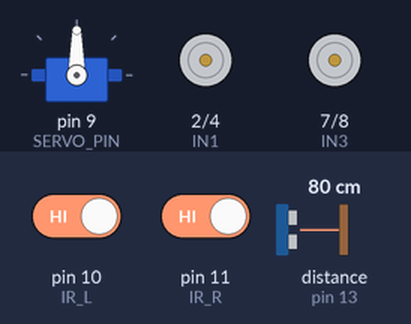
The sketch below on a simulated Arduino Uno, built with avr-gcc and run on an emulated ATmega328P. Parts: servo, motor-driver pin pairs drawn as motors (green arrow = first pin HIGH = forward, orange = second pin HIGH = backward, longer = more drive, scaled by the enable pin). Wiring (inferred from the names in the program): ultrasonic range finder: trigger pin 12; echo pin 13. The inputs (shaded band) are chosen by the test bench; at power-on: distance to the obstacle (sensor on pin 13) 80 cm, pin 10 (IR_L) HIGH, pin 11 (IR_R) HIGH. The echo pulse lasts 58.3 µs per cm; what the sketch prints to the serial monitor is not drawn.

Above: at 0.1 s.
3.0 s: distance to the obstacle (sensor on pin 13) set to 2 cm
At 3.8 s:
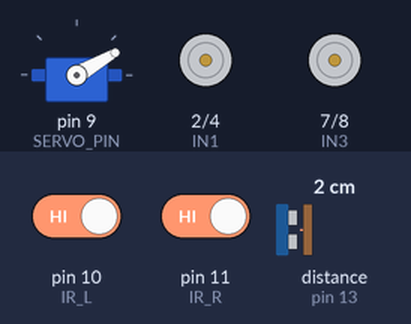
6.0 s: distance to the obstacle (sensor on pin 13) set to 31 cm
9.0 s: distance to the obstacle (sensor on pin 13) set to 35 cm
12.0 s: pin 10 (IR_L) driven LOW
At 14.98 s:
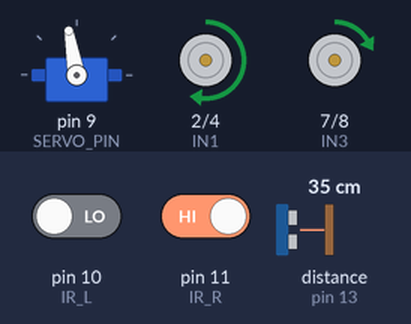
15.0 s: pin 10 (IR_L) driven HIGH
At 17.96 s:
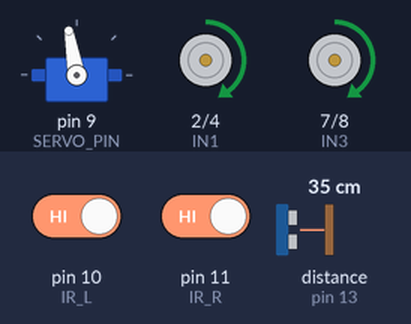
18.0 s: pin 11 (IR_R) driven LOW
At 18.5 s:
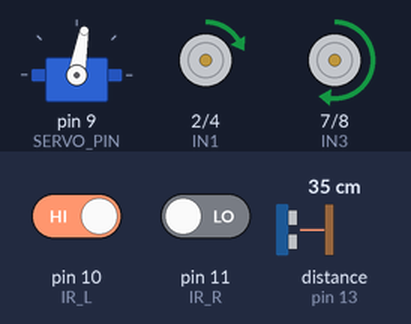
Timing chart, 0 to 22.0 s (numbered marks = the images above; inputs shaded):
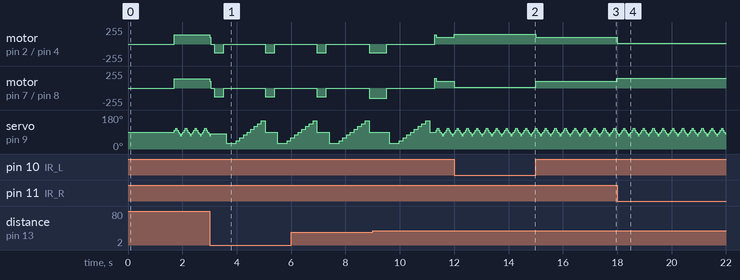

Measured:
- after the input at 3.0 s, motor on pin 2 (IN1) / pin 4 (IN2), motor on pin 7 (IN3) / pin 8 (IN4): goes stopped 0.17 s, backward 130/255 0.35 s, stopped 1.5 s, backward 130/255 0.35 s, then stopped, starting at once
- after the input at 12.0 s, motor on pin 2 (IN1) / pin 4 (IN2): forward 100/255 → forward 145/255 at once; motor on pin 7 (IN3) / pin 8 (IN4): forward 100/255 → forward 10/255 at once
- after the input at 15.0 s, motor on pin 2 (IN1) / pin 4 (IN2): forward 145/255 → forward 100/255 at once; motor on pin 7 (IN3) / pin 8 (IN4): forward 10/255 → forward 100/255 at once
- after the input at 18.0 s, motor on pin 2 (IN1) / pin 4 (IN2): forward 100/255 → forward 10/255 at once; motor on pin 7 (IN3) / pin 8 (IN4): forward 100/255 → forward 145/255 at once
- by itself, servo on pin 9 (SERVO_PIN): repeats every 0.36 s: 70° 0.05 s, 80° 0.05 s, 90° 0.05 s, 100° 0.05 s, 110° 0.05 s, 100° 0.05 s, 90° 0.05 s, 80° 0.05 s

The sketch:

line_follower_obstacle_robot.ino
```cpp
// Line follower + obstacle avoiding robot
// Board  : Arduino Uno R3
// Made by:Team MHT
//
// WIRING
//   L293D ENA (left speed)  -> D5      L293D ENB (right speed) -> D6
//   L293D IN1 -> D2   IN2 -> D4        (left motor)
//   L293D IN3 -> D7   IN4 -> D8        (right motor)
//   IR left  OUT -> D10                IR right OUT -> D11
//   Ultrasonic TRIG -> D12             Ultrasonic ECHO -> D13
//   Servo signal -> D9
//   Servo, IR, ultrasonic VCC -> 5V    All GND common (battery, Uno, L293D)
//   2x18650 (7.4V) -> L293D motor supply + Uno VIN
//
// NOTE: on Uno the Servo library uses Timer1, so analogWrite() on D9/D10
// does not work. That is fine here, motor PWM is on D5 and D6.
//
// How it works (my plan):
//  - 2 IR sensors follow the black line
//  - ultrasonic sensor sits on the servo, it keeps scanning the front only
//  - if something comes close -> stop, go back a little, scan wide
//  - first 3 times we go back straight, after that we go back in a curve
//    so the robot gets a new view and can find a free way
//  - when a free way is found, turn to that side and continue

#include <Servo.h>

// ---------- pins ----------
#define ENA 5        // left motor speed (PWM)
#define IN1 2
#define IN2 4
#define ENB 6        // right motor speed (PWM)
#define IN3 7
#define IN4 8

#define IR_L 10      // left IR sensor
#define IR_R 11      // right IR sensor

#define TRIG 12      // ultrasonic
#define ECHO 13
#define SERVO_PIN 9

// ---------- settings (change these while testing) ----------
bool irBlackHigh = true;       // if robot runs away from the line, make this false
bool leftMotorRev = false;     // if left motor spins wrong way, make this true
bool rightMotorRev = false;    // same for right motor
bool servoLeftIsHigh = true;   // if robot turns TOWARDS the obstacle, change this

int baseSpeed = 140;
int slowSpeed = 100;
int steer = 90;                // how hard it corrects on the line
int turnSpeed = 150;
int backSpeed = 130;
int backFast = 150;            // for curve reverse
int backSlow = 60;

int stopDist = 20;             // cm, obstacle detected
int slowDist = 35;             // cm, start slowing down
int freeDist = 35;             // cm, need at least this much to go that way

int backStepTime = 350;        // ms
int backCurveTime = 650;       // ms
float msPerDeg = 6.0;          // time to turn 1 degree, calibrate this on the floor

// ---------- radar (front only) ----------
#define CENTER 90
#define FRONT_MIN 70
#define FRONT_MAX 110
#define FRONT_STEP 10

// ---------- wide scan ----------
#define WIDE_MIN 30
#define WIDE_STEP 15
#define NUM_POINTS 9           // 30,45,60,...,150

Servo radar;

int radarAngle = CENTER;
int radarDir = 1;
unsigned long lastRadarTime = 0;
int hits = 0;
int frontDist = 200;

int dist[NUM_POINTS];          // wide scan results
int bestAngle = CENTER;
int bestClear = 0;
int leftAvg = 0;
int rightAvg = 0;

// ================= motors =================
void setMotor(int en, int a, int b, int spd, bool rev) {
  if (rev) spd = -spd;
  spd = constrain(spd, -255, 255);

  if (spd > 0) {
    digitalWrite(a, HIGH);
    digitalWrite(b, LOW);
  } else if (spd < 0) {
    digitalWrite(a, LOW);
    digitalWrite(b, HIGH);
  } else {
    digitalWrite(a, LOW);
    digitalWrite(b, LOW);
  }
  analogWrite(en, abs(spd));
}

void drive(int left, int right) {
  setMotor(ENA, IN1, IN2, left, leftMotorRev);
  setMotor(ENB, IN3, IN4, right, rightMotorRev);
}

void stopCar() {
  drive(0, 0);
}

// ================= sensors =================
bool lineSeen(int pin) {
  if (irBlackHigh) return digitalRead(pin) == HIGH;
  return digitalRead(pin) == LOW;
}

int getDistance() {
  digitalWrite(TRIG, LOW);
  delayMicroseconds(3);
  digitalWrite(TRIG, HIGH);
  delayMicroseconds(10);
  digitalWrite(TRIG, LOW);

  long t = pulseIn(ECHO, HIGH, 12000);   // timeout so it doesn't hang
  if (t == 0) return 200;                // nothing in front
  int cm = t / 58;
  if (cm < 2) cm = 2;
  if (cm > 200) cm = 200;
  return cm;
}

// take 3 readings and use the middle one, sensor gives random wrong values sometimes
int getDistanceMedian() {
  int a = getDistance();
  delay(5);
  int b = getDistance();
  delay(5);
  int c = getDistance();

  int t;
  if (a > b) { t = a; a = b; b = t; }
  if (b > c) { t = b; b = c; c = t; }
  if (a > b) { t = a; a = b; b = t; }
  return b;
}

bool angleIsLeft(int angle) {
  if (servoLeftIsHigh) return angle > CENTER;
  return angle < CENTER;
}

// ================= radar while driving =================
void resetRadar() {
  radarAngle = CENTER;
  radarDir = 1;
  radar.write(CENTER);
  delay(200);
  hits = 0;
  frontDist = 200;
  lastRadarTime = millis();
}

// one reading every 45 ms, no delay() so the line following keeps running
// returns true if obstacle is really there
bool checkRadar() {
  if (millis() - lastRadarTime < 45) return false;
  lastRadarTime = millis();

  frontDist = getDistance();

  // move servo to next angle
  radarAngle = radarAngle + radarDir * FRONT_STEP;
  if (radarAngle >= FRONT_MAX) {
    radarAngle = FRONT_MAX;
    radarDir = -1;
  }
  if (radarAngle <= FRONT_MIN) {
    radarAngle = FRONT_MIN;
    radarDir = 1;
  }
  radar.write(radarAngle);

  // need 2 hits in a row, otherwise one wrong reading stops the robot
  if (frontDist <= stopDist) {
    hits++;
    if (hits >= 2) {
      hits = 0;
      return true;
    }
  } else {
    hits = 0;
  }
  return false;
}

// ================= wide scan =================
void wideScan() {
  radar.write(WIDE_MIN);
  delay(350);   // servo has to travel far the first time

  for (int i = 0; i < NUM_POINTS; i++) {
    int angle = WIDE_MIN + i * WIDE_STEP;
    radar.write(angle);
    if (i > 0) delay(120);
    dist[i] = getDistanceMedian();

    Serial.print(angle);
    Serial.print(":");
    Serial.print(dist[i]);
    Serial.print("  ");
  }
  Serial.println();

  bestAngle = CENTER;
  bestClear = 0;
  float bestScore = -1000;
  long leftSum = 0, rightSum = 0;
  int leftCount = 0, rightCount = 0;

  for (int i = 0; i < NUM_POINTS; i++) {
    int angle = WIDE_MIN + i * WIDE_STEP;

    // robot has some width so check the neighbours also, take the smallest
    int clear = dist[i];
    if (i > 0 && dist[i - 1] < clear) clear = dist[i - 1];
    if (i < NUM_POINTS - 1 && dist[i + 1] < clear) clear = dist[i + 1];

    // straight ways get a small bonus (less turning)
    float score = clear - abs(angle - CENTER) / 3.0;
    if (score > bestScore) {
      bestScore = score;
      bestAngle = angle;
      bestClear = clear;
    }

    if (angle != CENTER) {
      if (angleIsLeft(angle)) {
        leftSum += dist[i];
        leftCount++;
      } else {
        rightSum += dist[i];
        rightCount++;
      }
    }
  }

  leftAvg = leftSum / leftCount;
  rightAvg = rightSum / rightCount;

  radar.write(CENTER);
}

// ================= avoid moves =================
void backStraight() {
  drive(-backSpeed, -backSpeed);
  delay(backStepTime);
  stopCar();
  delay(100);
}

// goLeft = true -> nose of the robot swings to the left while going back
void backCurve(bool goLeft) {
  if (goLeft) {
    drive(-backFast, -backSlow);
  } else {
    drive(-backSlow, -backFast);
  }
  delay(backCurveTime);
  stopCar();
  delay(100);
}

void turnDeg(int deg, bool toLeft) {
  if (deg <= 0) return;
  if (toLeft) {
    drive(-turnSpeed, turnSpeed);
  } else {
    drive(turnSpeed, -turnSpeed);
  }
  delay(deg * msPerDeg);
  stopCar();
  delay(100);
}

void avoidObstacle() {
  Serial.println(F("obstacle!"));
  stopCar();
  delay(120);

  bool curveLeft = false;   // which side to curve, updated after every scan

  for (int attempt = 1; attempt <= 7; attempt++) {

    if (attempt <= 3) {
      backStraight();            // first 3 tries straight back
    } else {
      backCurve(curveLeft);      // then curve back
    }

    wideScan();
    curveLeft = (leftAvg > rightAvg);   // go towards the side with more space

    Serial.print(F("try "));
    Serial.print(attempt);
    Serial.print(F("  best angle "));
    Serial.print(bestAngle);
    Serial.print(F("  clear "));
    Serial.println(bestClear);

    if (bestClear >= freeDist) {
      int turn = abs(bestAngle - CENTER);
      if (turn >= 10) {
        turnDeg(turn, angleIsLeft(bestAngle));
      }
      return;    // free way found
    }
  }

  // nothing worked, turn around
  Serial.println(F("stuck, u-turn"));
  turnDeg(180, curveLeft);
}

// ================= line following =================
// line is between the 2 sensors
void followLine(bool slow) {
  int spd = baseSpeed;
  if (slow) spd = slowSpeed;

  bool L = lineSeen(IR_L);
  bool R = lineSeen(IR_R);

  if (!L && !R) {
    drive(spd, spd);                          // line in the middle, go straight
  } else if (L && !R) {
    drive(spd - steer, spd + steer / 2);      // turn left
  } else if (!L && R) {
    drive(spd + steer / 2, spd - steer);      // turn right
  } else {
    drive(spd, spd);                          // both on black (junction), just go
  }
}

// ================= main =================
void setup() {
  Serial.begin(115200);

  pinMode(ENA, OUTPUT);
  pinMode(IN1, OUTPUT);
  pinMode(IN2, OUTPUT);
  pinMode(ENB, OUTPUT);
  pinMode(IN3, OUTPUT);
  pinMode(IN4, OUTPUT);
  pinMode(IR_L, INPUT);
  pinMode(IR_R, INPUT);
  pinMode(TRIG, OUTPUT);
  pinMode(ECHO, INPUT);

  stopCar();
  radar.attach(SERVO_PIN);
  resetRadar();

  delay(1500);   // time to put the robot on the track
}

void loop() {
  if (checkRadar()) {
    avoidObstacle();
    resetRadar();
    return;
  }

  followLine(frontDist <= slowDist);
}
```
